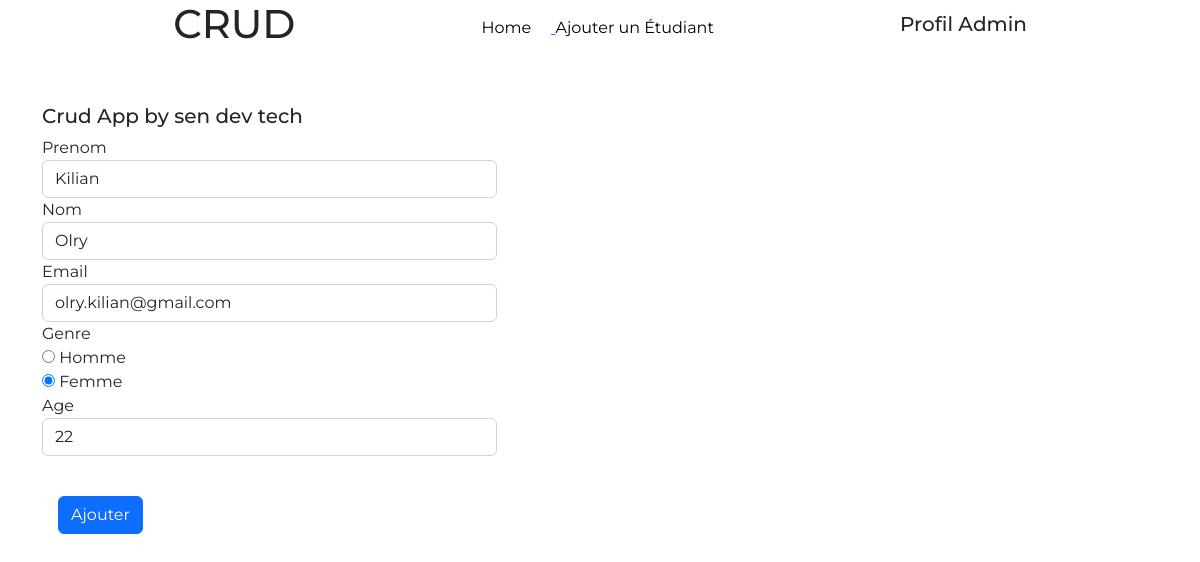
The page /update.php?id=10 on the database its author committed.
### tables this page shows
CREATE TABLE `etudiant` (
  `id` int(11) NOT NULL,
  `first_name` varchar(255) NOT NULL,
  `last_name` varchar(255) NOT NULL,
  `email` varchar(70) NOT NULL,
  `gender` varchar(255) NOT NULL,
  `age` varchar(255) NOT NULL
);

### update.php (the view, shortened to what this page needs)
<?php
    require_once('connect.php');
    $id = $_GET['id'];
    $selSql = "SELECT * FROM `etudiant` WHERE id=$id";
    $res = mysqli_query($con, $selSql);
    $r = mysqli_fetch_assoc($res);
?>
<!DOCTYPE html>
<html lang="fr">
<head>
    <link href="https://cdn.jsdelivr.net/npm/bootstrap@5.2.3/dist/css/bootstrap.min.css" rel="stylesheet">
    <link rel="stylesheet" href="style.css">
</head>
<body>
<?php
    include 'navbar.php';
?>
    <div class="container">
        <div class="row pt-4">
            <form action="" method="POST" class="form-horizontal col-md-6 pt-4">
                <h2>Crud App by sen dev tech</h2>
                <div class="form-group">
                    <label for="input1" class="col-sm-2 control-label">Prenom</label>
                    <div class="col-sm-10">
                        <input type="text" name="Prenom" placeholder="Prenom" class="form-control" id="input1" value="<?php echo $r['first_name']?>">
                    </div>
                </div>
                <div class="form-group">
                    <label for="input2" class="col-sm-2 control-label">Nom</label>
                    <div class="col-sm-10">
                        <input type="text" name="Nom" placeholder="Nom" class="form-control" id="input1" value="<?php echo $r['last_name']?>">
                    </div>
                </div>
                <div class="form-group">
                    <label for="input3" class="col-sm-2 control-label">Email</label>
                    <div class="col-sm-10">
                        <input type="text" name="Email" placeholder="Adresse Mail" class="form-control" id="input1" value="<?php echo $r['email']?>">
                    </div>
                </div>
                <div class="form-group">
                    <label for="input4" class="col-sm-2 control-label">Genre</label>
                    <div class="col-sm-10">
                        <label>
                                <input type="radio" name="Gender" id="optionsRadios" value="H" <?php if ($r['gender'] == 'H') {
                                    echo "checked";
                                } ?> checked> Homme
                        </label>
                    </div>
                    <div class="col-sm-10">
                        <label>
                                <input type="radio" name="Gender" id="optionsRadios" value="F"<?php if ($r['gender'] == 'F') {
                                    echo "checked";
                                } ?> checked> Femme
                        </label>
                    </div>
                </div>
                <div class="form-group">
                    <label for="input1" class="col-sm-2 control-label">Age</label>
                    <div class="col-sm-10">
                        <select name="Age" id="" class="form-control">
                            <option value="22" <?php if ($r['age'] == '22') {
                                    echo "selected";} ?>>22</option>
                        </select>
                </div>
            </div>
            <div class="pt-4">
                <input type="submit" value="Ajouter" class="btn btn-primary m-3">
            </div>
            </form>
        </div>
    </div>
</body>
</html>

### style.css (style rules this page uses)
* { box-sizing: border-box; margin: 0; padding: 0; list-style: none; font-family: 'Montserrat', sans-serif; text-decoration: none; }
h2 { font-size: 20px; }

### rows shown on the page
etudiant: Prenom "Kilian", Nom "Olry", Email "olry.kilian@gmail.com", gender "☐ Homme", gender "☑ Femme", Age "22"
